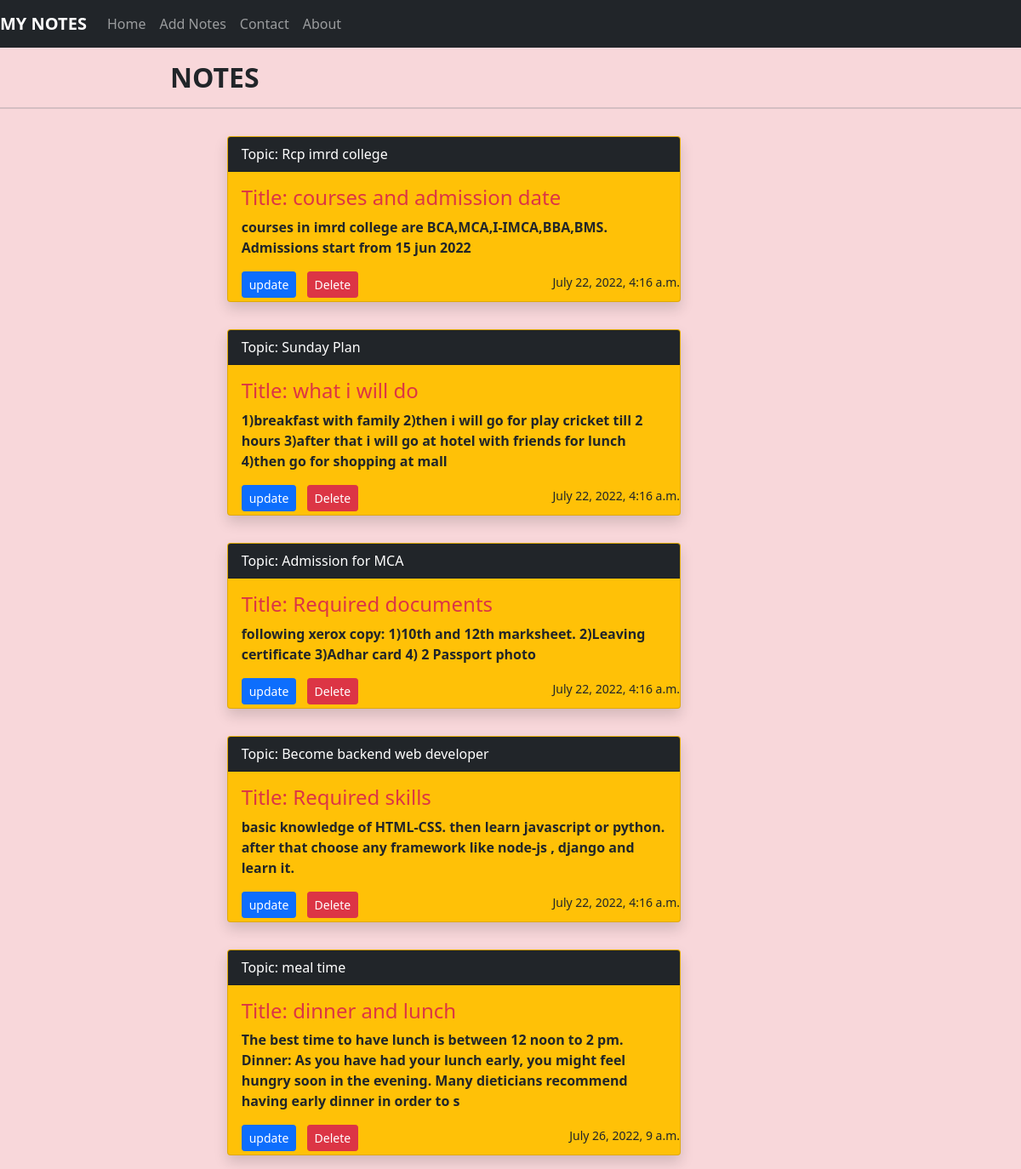
The page / on the database its author committed.
### myapp/models.py (models this page shows)
class mynotes(models.Model):
    topic=models.CharField(max_length=30)
    title=models.CharField(max_length=50)
    note=models.CharField(max_length=200)
    timedate=models.DateTimeField(auto_now=True,null=True)

### myapp/views.py (the view)
# urls.py: path('',views.homepage,name='homepage'),
def homepage(request):
    note=mynotes.objects.all()
    return render(request,'web/notes.html',{'note':note})

### myapp/templates/web/notes.html
{% include 'web/base.html' %}
<h2 class='offset-2 mt-3 fw-bolder text-dark'>NOTES</h2> <hr class='border border-1 border-secondary'>
<div class="col-sm-8">
  {% for nt in note %}
    <div class="card text-white bg-warning mb-3 mt-3 offset-4 d-inline-block shadow " style="max-width: 50rem;">
        <div class="card-header bg-dark ">Topic: {{nt.topic}}</div>
        <div class="card-body ">
          <h4 class="card-title text-danger "> Title: {{nt.title}}</ins></h4>
          <p class="card-text text-dark fw-bolder">{{nt.note}}</p>
        </div>
        <a href={% url 'updatenote' nt.id %} class='btn btn-primary ms-3 mb-1 btn-sm'>update</a>
        <form action={% url 'deletenote' nt.id %} method='POST' class='d-inline'> {% csrf_token %}
        <input type="submit" value="Delete" class='btn btn-danger ms-2 mb-1 btn-sm me-2'>
        <div class="float-end text-dark"><small>{{nt.timedate}}</small></div>
        </form>
    </div>
  {% endfor %}
</div>

### myapp/templates/web/base.html (shortened to what this page needs)
<!DOCTYPE html>
{% load static %}
{% include 'web/nav.html' %}
<html lang="en">
<head>
    <link rel="stylesheet" href={% static 'css/bootstrap.css' %}>
</head>
<body class='alert-danger'>
</body>
</html>

### myapp/templates/web/nav.html (shortened to what this page needs)
<nav class="navbar navbar-expand-lg navbar-dark bg-dark">
    <a class="navbar-brand fw-bolder" href={% url 'homepage' %}>MY NOTES</a>
    <div class="collapse navbar-collapse" id="navbarSupportedContent">
      <ul class="navbar-nav mr-auto">
        <li class="nav-item">
          <a class="nav-link" href={% url 'homepage' %}>Home</span></a>
        </li>
        <li class="nav-item">
          <a class="nav-link" href={% url 'addnote' %}>Add Notes</a>
        </li>
        <li class="nav-item">
          <a class="nav-link" href={% url 'contact' %}>Contact</a>
        </li>
      <li class="nav-item">
        <a class="nav-link" href={% url 'about' %}>About</a>
      </li>
      </ul>
    </div>
  </nav>

### rows shown on the page
mynotes: topic "Rcp imrd college", title "courses and admission date", note "courses in imrd college are BCA,MCA,I-IMCA,BBA,BMS. Admissions start from 15 jun 2022", timedate "July 22, 2022, 4:16 a.m."
mynotes: topic "Sunday Plan", title "what i will do", note "1)breakfast with family 2)then i will go for play cricket till 2 hours 3)after that i will go at hotel with friends for lunch 4)then go for shopping at mall", timedate "July 22, 2022, 4:16 a.m."
mynotes: topic "Admission for MCA", title "Required documents", note "following xerox copy: 1)10th and 12th marksheet. 2)Leaving certificate 3)Adhar card 4) 2 Passport photo", timedate "July 22, 2022, 4:16 a.m."
mynotes: topic "Become backend web developer", title "Required skills", note "basic knowledge of HTML-CSS. then learn javascript or python. after that choose any framework like node-js , django and learn it.", timedate "July 22, 2022, 4:16 a.m."
mynotes: topic "meal time", title "dinner and lunch", note "The best time to have lunch is between 12 noon to 2 pm. Dinner: As you have had your lunch early, you might feel hungry soon in the evening. Many dieticians recommend having early dinner in order to s", timedate "July 26, 2022, 9 a.m."
